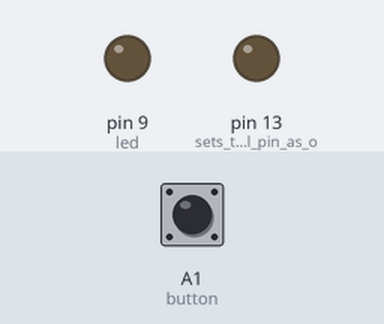
Simulated run of this sketch. Board: Arduino Uno, built with avr-gcc and run on an emulated ATmega328P. Parts: output pins drawn as LEDs (lit = HIGH). The inputs (shaded band) are chosen by the test bench; at power-on: A1 (button) HIGH. What the sketch prints to the serial monitor is not drawn.

Above: at 1.2 s.
1.3 s: A1 (button) pulled LOW for 0.15 s
At 3.1 s:
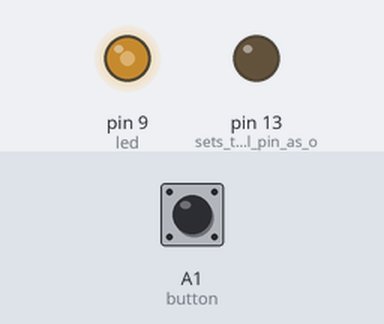
3.4 s: A1 (button) pulled LOW for 3.2 s
At 5.62 s:
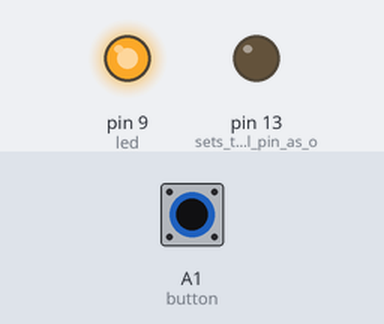
8.1 s: A1 (button) pulled LOW for 3.2 s
12.8 s: A1 (button) pulsed LOW 5 times (0.12 s each, 0.3 s apart)
At 13.7 s:
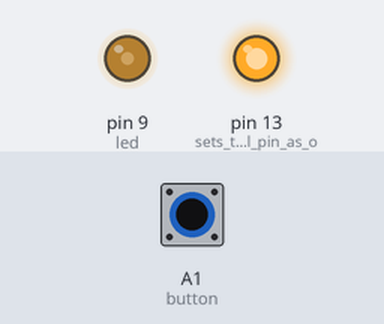
15.8 s: A1 (button) pulsed LOW 2 times (0.12 s each, 0.3 s apart)
At 17.3 s:
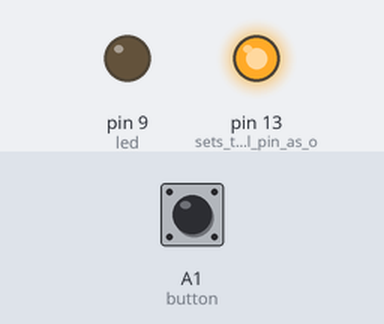
17.9 s: A1 (button) pulled LOW for 1 s
At 19.8 s:
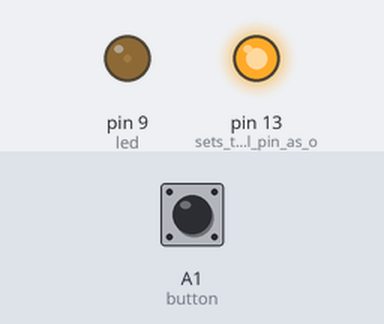
Timing chart, 0 to 21.3 s (numbered marks = the images above; inputs shaded):
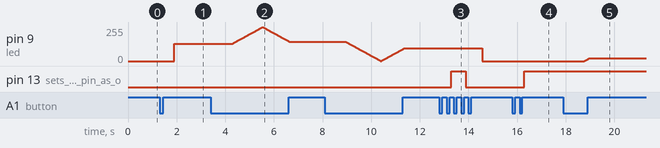

The sketch:

LedControl.ino
```cpp
#include <OneButton.h>


// Setup a new OneButton on pin A1.
OneButton button(A1, true);
int led = 9;           // the pin that the LED is attached to
int brightness = 0;    // how bright the LED is
int fadeAmount = 1;    // how many points to fade the LED by
int brightnessBackup = 128;
int onOff = 0;

// setup code here, to run once:
void setup() {
  // enable the standard led on pin 13.
  pinMode(13, OUTPUT);      // sets the digital pin as output

  // link the doubleclick function to be called on a doubleclick event.
  button.attachClick(singleClick);
  button.attachDoubleClick(doubleclick);
  button.attachDuringLongPress(longPress);
  Serial.begin(9600);
  Serial.print("start");
  pinMode(led, OUTPUT);
} // setup


// main code here, to run repeatedly:
void loop() {
  // keep watching the push button:
  button.tick();
  analogWrite(led, brightness);
  // You can implement other code in here or just wait a while
  delay(10);
} // loop

//
void singleClick(){
  if (onOff == 0){
    Serial.print("switching on");
    Serial.print(brightness);
    Serial.print("\n");
    brightness = brightnessBackup;
    fadeAmount = 1;
    onOff = 1;
  }
  else {
    Serial.print("switching off:");
    Serial.print(brightness);
    Serial.print("\n");
    brightnessBackup = brightness;
    brightness = 0;
    onOff = 0;
  }

}

// this function will be called when the button was pressed 2 times in a short timeframe.
void doubleclick() {
  static int m = LOW;
  // reverse the LED
  m = !m;
  digitalWrite(13, m);
  Serial.print("doubleclick");
} // doubleclick


// this function will be called when the button was pressed 2 times in a short timeframe.
void longPress() {
  //static int m = LOW;
  // reverse the LED
  //m = !m;
  //digitalWrite(13, m);
  //Serial.print("longPress\n");
  brightness = brightness + fadeAmount;

  // reverse the direction of the fading at the ends of the fade:
  if (brightness == 0 || brightness == 255) {
    fadeAmount = -fadeAmount ;
    Serial.print("Reverse:");
    Serial.print(brightness);
    Serial.print("\n");
  }
} // doubleclick
```

Measured:
- after the input at 1.3 s, pin 9 (led): 0/255 → 128/255 after 0.61 s
- after the input at 3.4 s, pin 9 (led): rises from 128/255 to 255/255 in 1.3 s, then falls to 144/255 in 1.1 s
- after the input at 12.8 s, pin 9 (led): 94/255 → 0/255 after 1.8 s; pin 13 (sets_the_digital_pin_as_o): LOW → HIGH after 0.49 s, → LOW 0.59 s later
- after the input at 15.8 s, pin 13 (sets_the_digital_pin_as_o): LOW → HIGH after 0.50 s
- after the input at 17.9 s, pin 9 (led): moves from 0/255 to 19/255 over 0.18 s, starting after 0.86 s
